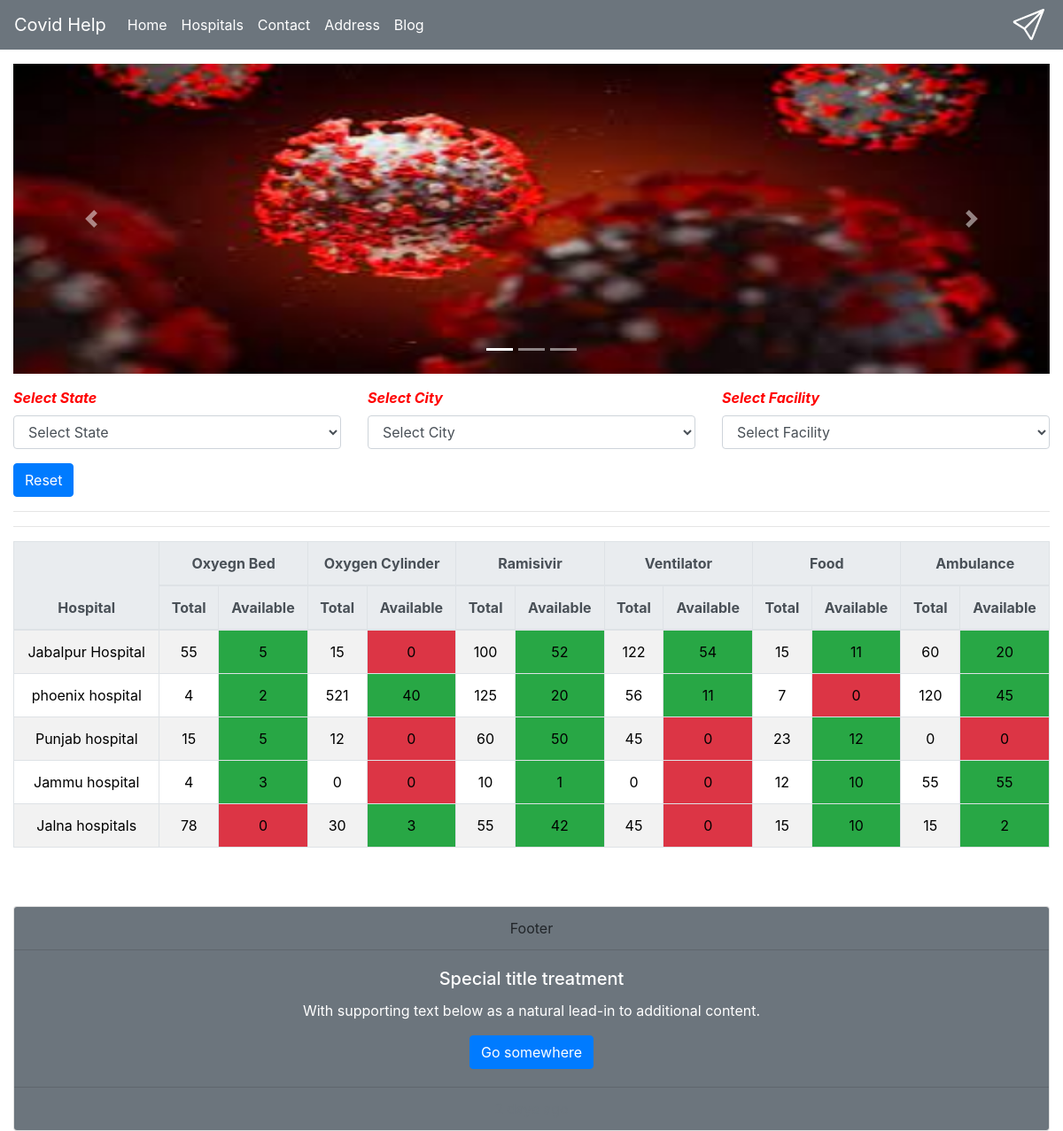
The page / on the database its author committed.
### app/models.py (models this page shows, shortened)
class Facility(models.Model):
    title = models.CharField(
        max_length=60, null=False, blank=False, default="")

class Hospital(models.Model):
    name = models.CharField(max_length=50, null=False, blank=False)
    phone = models.CharField(max_length=12, null=False, blank=False)
    address = models.CharField(max_length=200, null=False, blank=False)
    city = models.ForeignKey(
        City, on_delete=models.CASCADE, related_name='hospitals')

class Availability(models.Model):
    hospital = models.ForeignKey(
        Hospital, on_delete=models.CASCADE, related_name='availabilies')
    facility = models.ForeignKey(
        Facility, on_delete=models.CASCADE, related_name='availabilies')
    total = models.IntegerField(default=0)
    available = models.IntegerField(default=0)
    updated_at = models.DateTimeField(auto_now=True)

### app/views.py (the view, shortened to what this page needs)
# urls.py: 2. Add a URL to urlpatterns:  path('', views.home, name='home')
def home(request):
    selected_state_id = request.GET.get('state')
    selected_city_id = request.GET.get('city')
    selected_facility_id = request.GET.get('facility')
    facilities = Facility.objects.all().order_by('pk')
    if selected_state_id:
        cities = City.objects.filter(state=selected_state_id)
    else:
        cities = City.objects.all()
    states = State.objects.all()
    hospitals = Hospital.objects.all()
    if selected_city_id:
        hospitals = hospitals.filter(city=City(pk=selected_city_id))
    context = {
        'facilities': facilities,
        'cities': cities,
        'states': states,
        'hospitals': hospitals,
        'selected_state_id': selected_state_id,
        'selected_city_id': selected_city_id,
        'selected_facility_id': selected_facility_id,
    }
    return render(request, template_name='app/index.html', context=context)

### app/models.py (called while the page is built)
    def __str__(self):
        return self.name

### app/templatetags/custom_tags.py (called while the page is built)
@register.simple_tag
def get_table_class(value):
    if value:
        return 'bg-success'
    return 'bg-danger'

@register.simple_tag
def get_availibilities(hospital):
    return Availability.objects.filter(hospital=hospital).order_by('facility_id')

@register.simple_tag
def is_option_selected(selected_option, pk):
    if selected_option == str(pk):
        return 'selected'
    return ''

### app/templates/app/index.html (shortened to what this page needs)
{% extends 'app/base.html' %}
{% load custom_tags %}
{% load static %}
{% block content %}
             <div id="carouselExampleIndicators" class="carousel slide" data-ride="carousel">
               <ol class="carousel-indicators">
                 <li data-target="#carouselExampleIndicators" data-slide-to="0" class="active"></li>
                 <li data-target="#carouselExampleIndicators" data-slide-to="1"></li>
                 <li data-target="#carouselExampleIndicators" data-slide-to="2"></li>
                 </ol>
             <div class="carousel-inner">
               <div class="carousel-item active">
                   <img class="d-block w-100 img1" src="{% static 'images/covid1.png' %}" alt="First slide">
               </div>
                 </div>
            <a class="carousel-control-prev" href="#carouselExampleIndicators" role="button" data-slide="prev">
            <span class="carousel-control-prev-icon" aria-hidden="true"></span>
            </a>
            <a class="carousel-control-next" href="#carouselExampleIndicators" role="button" data-slide="next">
            <span class="carousel-control-next-icon" aria-hidden="true"></span>
            </a>
            </div>
<div>
    <form action="" id='filterForm' method="GET">
        <div class="row">
            <div class="col">
                <div class="form-group">
                    <label for="">Select State</label>
                    <select name='state' id='stateSelect' class="form-control">
                        <option value=''>Select State</option>
                    </select>
                </div>
            </div>
            <div class="col">
                <div class="form-group">
                    <label for="">Select City</label>
                    <select name='city' class="form-control" id="citySelect">
                        <option value=''>Select City</option>
                    </select>
                </div>
            </div>
            <div class="col">
                <div class="form-group">
                    <label for="">Select Facility</label>
                    <select name='facility' class="form-control" id="facilitySelect">
                        <option value=''>Select Facility</option>
                    </select>
                </div>
            </div>
        </div>
        <div>
            <a href="/" class="btn btn-primary">Reset</a>
        </div>
    </form>
    <hr>
</div>
<hr>
<table class="table text-center table-bordered table-striped">
    <thead class="thead-light">
        <tr>
            <th rowspan="2">Hospital</th>
            {% for facility in facilities %}
            <th colspan="2" class="text-center">{{facility.title}}</th>
            {% endfor %}
        </tr>
        <tr>
            {% for facility in facilities %}
            <th>Total</th>
            <th>Available</th>
            {% endfor %}
        </tr>
    </thead>
    <tbody>
        {% for hospital in hospitals %}
        <tr>
            <td><a href="/hospital/{{hospital.id}}">{{hospital.name}}</a></td>
            {% get_availibilities hospital as availibilities %}
            {% for avl in availibilities %}
            <td>{{avl.total}}</td>
            <td class='{%get_table_class avl.available%}'>{{avl.available}}</td>
            {% endfor %}
        </tr>
        {% endfor %}
    </tbody>
</table>
<div class="card text-center">
  <div class="card-header bg-secondary">
    Footer
  </div>
  <div class="card-body bg-secondary">
    <h5 class="card-title">Special title treatment</h5>
    <p class="card-text">With supporting text below as a natural lead-in to additional content.</p>
    <a href="#" class="btn btn-primary">Go somewhere</a>
  </div>
  <div class="card-footer text-muted bg-secondary">
  </div>
</div>
{% endblock %}

### app/templates/app/base.html (shortened to what this page needs)
<!doctype html>
<html lang="en">
<head>
    <link rel="stylesheet" href="https://maxcdn.bootstrapcdn.com/bootstrap/4.0.0/css/bootstrap.min.css"
>
</head>
<body>
    <nav class="navbar navbar-expand-lg bg-secondary">
  <a class="navbar-brand" href="#">Covid Help</a>
  <div class="collapse navbar-collapse" id="navbarNav">
    <ul class="navbar-nav">
      <li class="nav-item active">
        <a class="nav-link" href="#">Home <span class="sr-only">(current)</span></a>
      </li>
      <li class="nav-item active">
        <a class="nav-link " href="#">Hospitals</a>
      </li>
      <li class="nav-item active">
        <a class="nav-link" href="#">Contact</a>
      </li>
       <li class="nav-item active">
        <a class="nav-link " href="#">Address</a>
      </li>
      <li class="nav-item active">
        <a class="nav-link" href="#">Blog</a>
      </li>
    </ul>
  </div>
</nav>
    <div class="container-fluid mt-3">
        {% block content %}
        {%endblock%}
    </div>
</body>
</html>

### app/templates/app/index.html (style rules this page uses)
.img1 { height: 350px; width: 50%; }
.navbar a { color: white; }
p, h5 { color: white; }
.card { top: 50px; }
label { color: red; padding-top: 15px; font-weight: bolder; font-style: italic; }
option { color: red; }
td,a { color: black; }

### rows shown on the page
Facility: title "Oxyegn Bed"
Facility: title "Oxygen Cylinder"
Facility: title "Ramisivir"
Facility: title "Ventilator"
Facility: title "Food"
Facility: title "Ambulance"
Hospital: name "Jabalpur Hospital"
Availability: total "55", available "5"
Availability: total "15", available "0"
Availability: total "100", available "52"
Availability: total "122", available "54"
Availability: total "15", available "11"
Availability: total "60", available "20"
Hospital: name "phoenix hospital"
Availability: total "4", available "2"
Availability: total "521", available "40"
Availability: total "125", available "20"
Availability: total "56", available "11"
Availability: total "7", available "0"
Availability: total "120", available "45"
Hospital: name "Punjab hospital"
Availability: total "15", available "5"
Availability: total "12", available "0"
Availability: total "60", available "50"
Availability: total "45", available "0"
Availability: total "23", available "12"
Availability: total "0", available "0"
Hospital: name "Jammu hospital"
Availability: total "4", available "3"
Availability: total "0", available "0"
Availability: total "10", available "1"
Availability: total "0", available "0"
Availability: total "12", available "10"
Availability: total "55", available "55"
Hospital: name "Jalna hospitals"
Availability: total "78", available "0"
Availability: total "30", available "3"
Availability: total "55", available "42"
Availability: total "45", available "0"
Availability: total "15", available "10"
Availability: total "15", available "2"
